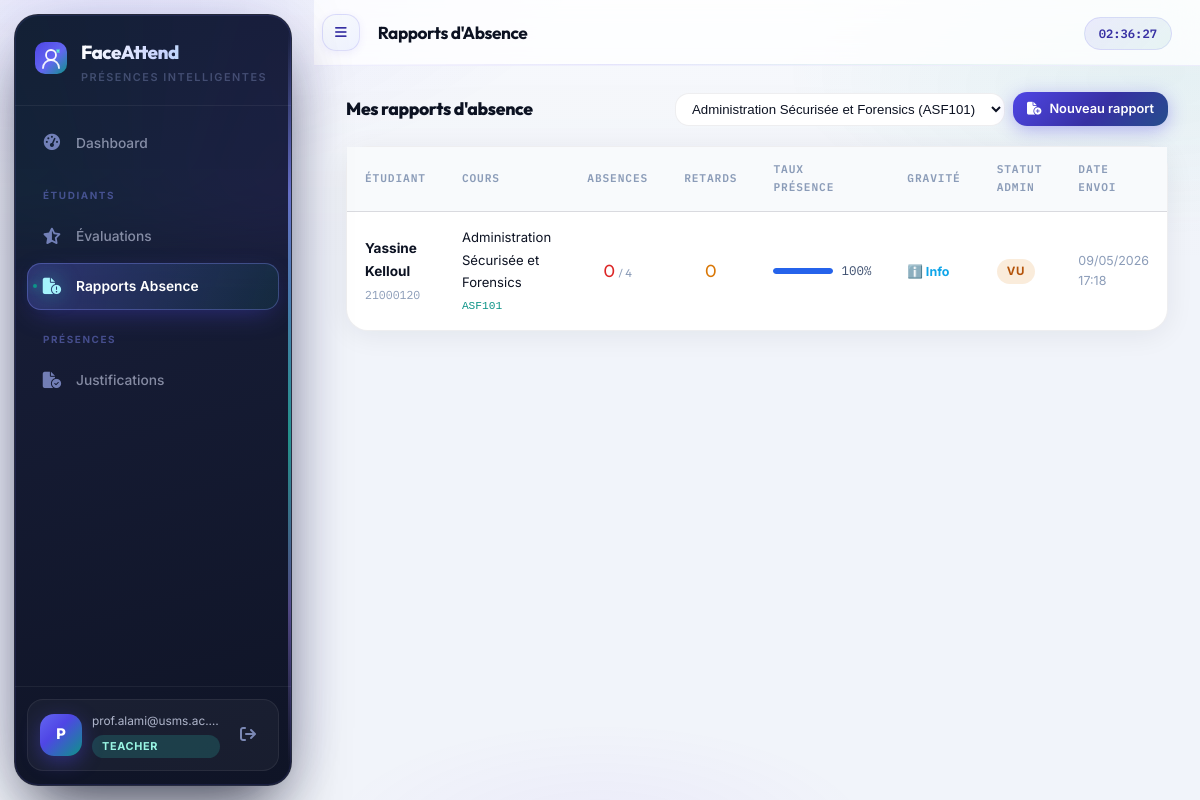
Screenshot of /teacher/absence-reports?course_id=1 (signed in) with the database file from the repository.
### app/models/__init__.py (models this page shows, shortened)
class User(UserMixin, db.Model):
    __tablename__ = "users"
    id           = db.Column(db.Integer, primary_key=True)
    email        = db.Column(db.String(255), unique=True, nullable=False, index=True)
    password_hash= db.Column(db.String(255), nullable=False)
    role         = db.Column(db.Enum(RoleEnum), nullable=False)
    is_active    = db.Column(db.Boolean, default=True)
    consent_given= db.Column(db.Boolean, default=False)          # CNDP
    consent_date = db.Column(db.DateTime)
    failed_logins= db.Column(db.Integer, default=0)
    locked_until = db.Column(db.DateTime)
    created_at   = db.Column(db.DateTime, default=lambda: datetime.now(timezone.utc))
    updated_at   = db.Column(db.DateTime, onupdate=lambda: datetime.now(timezone.utc))
    deleted_at   = db.Column(db.DateTime)   # Soft delete (droit à l'oubli CNDP)
    student_profile = db.relationship("Student", back_populates="user", uselist=False)
    teacher_profile = db.relationship("Teacher", back_populates="user", uselist=False)

class AbsenceReport(db.Model):
    __tablename__ = "absence_reports"
    id          = db.Column(db.Integer, primary_key=True)
    teacher_id  = db.Column(db.Integer, db.ForeignKey("teachers.id"), nullable=False)
    student_id  = db.Column(db.Integer, db.ForeignKey("students.id"), nullable=False)
    course_id   = db.Column(db.Integer, db.ForeignKey("courses.id"),  nullable=False)
    nb_seances          = db.Column(db.Integer, default=0)
    nb_absences         = db.Column(db.Integer, default=0)
    nb_retards          = db.Column(db.Integer, default=0)
    taux_presence       = db.Column(db.Float,   default=0.0)  # 0.0 → 1.0
    periode_debut       = db.Column(db.DateTime)
    periode_fin         = db.Column(db.DateTime)
    commentaire         = db.Column(db.Text)
    gravite             = db.Column(db.Enum(AbsenceGravite),
                                    default=AbsenceGravite.INFO)
    statut              = db.Column(db.Enum(AbsenceReportStatus),
                                    default=AbsenceReportStatus.NOUVEAU)
    created_at          = db.Column(db.DateTime,
                                    default=lambda: datetime.now(timezone.utc))
    admin_note          = db.Column(db.Text)
    admin_treated_at    = db.Column(db.DateTime)
    teacher = db.relationship("Teacher", foreign_keys=[teacher_id])
    student = db.relationship("Student", foreign_keys=[student_id])
    course  = db.relationship("Course",  foreign_keys=[course_id])

class Student(db.Model):
    __tablename__ = "students"
    id              = db.Column(db.Integer, primary_key=True)
    user_id         = db.Column(db.Integer, db.ForeignKey("users.id"), unique=True)
    student_number  = db.Column(db.String(20), unique=True, nullable=False)  # CNE / Matricule
    first_name      = db.Column(db.String(100), nullable=False)
    last_name       = db.Column(db.String(100), nullable=False)
    program         = db.Column(db.String(100))   # Filière
    year_of_study   = db.Column(db.Integer)
    group_name      = db.Column(db.String(50))
    face_encoding_enc  = db.Column(db.LargeBinary)   # AES-GCM ciphertext
    face_encoding_nonce= db.Column(db.LargeBinary)   # 96-bit nonce GCM
    face_encoding_tag  = db.Column(db.LargeBinary)   # 128-bit auth tag GCM
    face_photo_enc     = db.Column(db.LargeBinary)
    face_photo_nonce   = db.Column(db.LargeBinary)
    face_photo_tag     = db.Column(db.LargeBinary)
    face_enrolled_at   = db.Column(db.DateTime)
    pseudonym          = db.Column(db.String(64), unique=True)  # Pseudonymisation CNDP
    user        = db.relationship("User", back_populates="student_profile")
    attendances = db.relationship("Attendance", back_populates="student", lazy="dynamic")
    enrollments = db.relationship("Enrollment",  back_populates="student", lazy="dynamic")
    @property
    def full_name(self):
        return f"{self.first_name} {self.last_name}"

class Course(db.Model):
    __tablename__ = "courses"
    id          = db.Column(db.Integer, primary_key=True)
    teacher_id  = db.Column(db.Integer, db.ForeignKey("teachers.id"))
    name        = db.Column(db.String(150), nullable=False)
    code        = db.Column(db.String(20), unique=True, nullable=False)
    description = db.Column(db.Text)
    credits     = db.Column(db.Integer, default=3)
    room        = db.Column(db.String(50))
    is_active   = db.Column(db.Boolean, default=True)
    teacher     = db.relationship("Teacher", back_populates="courses")
    sessions    = db.relationship("Session", back_populates="course", lazy="dynamic")
    enrollments = db.relationship("Enrollment", back_populates="course", lazy="dynamic")

### app/api/teacher.py (the view)
@teacher_bp.route("/absence-reports")
@teacher_required
def absence_reports():
    teacher   = Teacher.query.filter_by(user_id=current_user.id).first_or_404()
    courses   = teacher.courses.filter_by(is_active=True).all()
    course_id = request.args.get("course_id", type=int)
    query = AbsenceReport.query.filter_by(teacher_id=teacher.id)
    if course_id:
        query = query.filter_by(course_id=course_id)
    reports = query.order_by(AbsenceReport.created_at.desc()).all()
    return render_template("teacher/absence_reports.html",
                           teacher=teacher,
                           reports=reports,
                           courses=courses,
                           selected_course=course_id)

### app/api/teacher.py (called while the page is built)
def teacher_required(f):
    @wraps(f)
    @login_required
    def decorated(*args, **kwargs):
        if current_user.role not in (RoleEnum.TEACHER, RoleEnum.ADMIN):
            flash("Accès enseignants uniquement.", "danger")
            return redirect(url_for("auth.login"))
        return f(*args, **kwargs)
    return decorated

### frontend/templates/teacher/absence_reports.html (shortened to what this page needs)
{% extends "base.html" %}
{% block page_title %}Rapports d'Absence{% endblock %}
{% block content %}
<div class="section-header" style="display:flex;align-items:center;justify-content:space-between;margin-bottom:20px">
  <h2 style="font-family:var(--font-head);font-size:1.1rem">Mes rapports d'absence</h2>
  <div style="display:flex;gap:8px;align-items:center;flex-wrap:wrap">
    <form method="GET" style="display:flex;gap:8px">
      <select name="course_id" onchange="this.form.submit()"
              style="padding:7px 12px;background:var(--bg-2);border:1px solid var(--border-2);
                     border-radius:var(--radius);color:var(--text);font-size:.83rem;outline:none">
        {% for c in courses %}
        <option value="{{ c.id }}" {% if selected_course == c.id %}selected{% endif %}>
          {{ c.name }} ({{ c.code }})
        </option>
        {% endfor %}
      </select>
    </form>
    <a href="{{ url_for('teacher.absence_report_new') }}" class="btn btn--primary btn--sm">
      <i class="fas fa-file-circle-plus"></i> Nouveau rapport
    </a>
  </div>
</div>
{% if reports %}
<div class="card" style="padding:0">
  <table>
    <thead>
      <tr>
        <th>Étudiant</th>
        <th>Cours</th>
        <th>Absences</th>
        <th>Retards</th>
        <th>Taux présence</th>
        <th>Gravité</th>
        <th>Statut admin</th>
        <th>Date envoi</th>
      </tr>
    </thead>
    <tbody>
      {% for r in reports %}
      {% set grav_color = '#dc2626' if r.gravite.value=='critique' else '#d97706' if r.gravite.value=='attention' else '#0ea5e9' %}
      <tr>
        <td>
          <strong style="font-size:.85rem">{{ r.student.full_name }}</strong><br>
          <span style="font-family:var(--font-mono);font-size:.72rem;color:var(--text-3)">
            {{ r.student.student_number }}
          </span>
        </td>
        <td>
          <span style="font-size:.82rem">{{ r.course.name }}</span><br>
          <code style="font-size:.7rem;color:var(--accent-2)">{{ r.course.code }}</code>
        </td>
        <td style="text-align:center;font-family:var(--font-head);font-size:1.1rem;color:var(--danger)">
          {{ r.nb_absences }}
          <span style="font-size:.7rem;color:var(--text-3)">/ {{ r.nb_seances }}</span>
        </td>
        <td style="text-align:center;font-family:var(--font-head);font-size:1.1rem;color:#d97706">
          {{ r.nb_retards }}
        </td>
        <td>
          {% set pct = (r.taux_presence * 100)|round|int %}
          <div style="display:flex;align-items:center;gap:8px">
            <div style="width:60px;height:6px;background:var(--bg-3);border-radius:3px;overflow:hidden">
              <div style="height:100%;width:{{ pct }}%;border-radius:3px;
                          background:{{ '#2563eb' if pct >= 75 else '#d97706' if pct >= 50 else '#dc2626' }}">
              </div>
            </div>
            <span style="font-family:var(--font-mono);font-size:.78rem;color:var(--text-2)">{{ pct }}%</span>
          </div>
        </td>
        <td>
          <span style="font-size:.78rem;font-weight:700;color:{{ grav_color }}">
            {% if r.gravite.value == 'critique' %}🔴 Critique
            {% elif r.gravite.value == 'attention' %}⚠️ Attention
            {% else %}ℹ️ Info{% endif %}
          </span>
        </td>
        <td>
          {% if r.statut.value == 'nouveau' %}
            <span class="badge badge--absent" style="font-size:.72rem">Nouveau</span>
          {% elif r.statut.value == 'vu' %}
            <span class="badge" style="background:rgba(217,119,6,.14);color:#b45309;font-size:.72rem">Vu</span>
          {% else %}
            <span class="badge badge--present" style="font-size:.72rem">Traité</span>
          {% endif %}
        </td>
        <td style="font-size:.78rem;color:var(--text-3)">
          {{ r.created_at.strftime('%d/%m/%Y') }}<br>
          {{ r.created_at.strftime('%H:%M') }}
        </td>
      </tr>
      {% endfor %}
    </tbody>
  </table>
</div>
{% endif %}
{% endblock %}

### frontend/templates/base.html (shortened to what this page needs)
<!DOCTYPE html>
<html lang="fr">
<head>
  <link rel="stylesheet" href="https://cdnjs.cloudflare.com/ajax/libs/font-awesome/6.6.0/css/all.min.css"/>
  <link rel="stylesheet" href="{{ url_for('static', filename='css/main.css') }}"/>
</head>
<body>
{% if current_user.is_authenticated %}
<aside class="sidebar" id="sidebar" aria-label="Navigation principale">
  <div class="sidebar__aurora" aria-hidden="true"></div>
  <div class="sidebar__rail" aria-hidden="true"></div>
  <div class="sidebar__brand">
    <span class="sidebar__logo">
    </span>
    <div class="sidebar__brand-text">
      <span class="sidebar__name">FaceAttend</span>
      <span class="sidebar__tagline">Présences intelligentes</span>
    </div>
  </div>
  <nav class="sidebar__nav">
    {% if current_user.role.value == 'admin' %}
      <a href="{{ url_for('admin.dashboard') }}"
         class="nav-item {% if request.endpoint == 'admin.dashboard' %}active{% endif %}">
        <i class="fas fa-chart-pie"></i><span>Dashboard</span>
      </a>
      <div class="nav-separator">Utilisateurs</div>
      <a href="{{ url_for('admin.students') }}"
         class="nav-item {% if 'students' in request.path and 'edit' not in request.path %}active{% endif %}">
        <i class="fas fa-users"></i><span>Étudiants</span>
      </a>
      <a href="{{ url_for('admin.teachers') }}"
         class="nav-item {% if 'teachers' in request.path and 'edit' not in request.path %}active{% endif %}">
        <i class="fas fa-chalkboard-user"></i><span>Professeurs</span>
      </a>
      <div class="nav-separator">Pédagogie</div>
      <a href="{{ url_for('admin.courses') }}"
         class="nav-item {% if 'courses' in request.path %}active{% endif %}">
        <i class="fas fa-book-open"></i><span>Matières</span>
      </a>
      <div class="nav-separator">Suivi</div>
      <a href="{{ url_for('admin.evaluations') }}"
         class="nav-item {% if 'evaluations' in request.path %}active{% endif %}">
        <i class="fas fa-star-half-stroke"></i><span>Évaluations</span>
      </a>
      <a href="{{ url_for('admin.absence_reports') }}"
         class="nav-item {% if 'absence-reports' in request.path %}active{% endif %}">
        <i class="fas fa-file-circle-exclamation"></i><span>Rapports Absence</span>
      </a>
      <a href="{{ url_for('admin.at_risk') }}"
         class="nav-item {% if 'at-risk' in request.path %}active{% endif %}">
        <i class="fas fa-triangle-exclamation"></i><span>Décrochage</span>
      </a>
      <div class="nav-separator">Exports</div>
      <a href="{{ url_for('admin.export_report') }}" class="nav-item">
        <i class="fas fa-file-excel"></i><span>Export Global</span>
      </a>
    {% elif current_user.role.value == 'teacher' %}
      <a href="{{ url_for('teacher.dashboard') }}"
         class="nav-item {% if request.endpoint == 'teacher.dashboard' %}active{% endif %}">
        <i class="fas fa-gauge-high"></i><span>Dashboard</span>
      </a>
      <div class="nav-separator">Étudiants</div>
      <a href="{{ url_for('teacher.evaluations') }}"
         class="nav-item {% if 'evaluations' in request.path %}active{% endif %}">
        <i class="fas fa-star-half-stroke"></i><span>Évaluations</span>
      </a>
      <a href="{{ url_for('teacher.absence_reports') }}"
         class="nav-item {% if 'absence-reports' in request.path %}active{% endif %}">
        <i class="fas fa-file-circle-exclamation"></i><span>Rapports Absence</span>
      </a>
      <div class="nav-separator">Présences</div>
      <a href="{{ url_for('teacher.justifications') }}"
         class="nav-item {% if 'justifications' in request.path %}active{% endif %}">
        <i class="fas fa-file-circle-check"></i><span>Justifications</span>
      </a>
    {% endif %}
  </nav>
  <div class="sidebar__footer">
    <div class="sidebar__user-card">
      <div class="avatar">{{ current_user.email[0].upper() }}</div>
      <div class="sidebar__user-info">
        <span class="sidebar__user-email">{{ current_user.email }}</span>
        <span class="sidebar__user-role badge badge--{{ current_user.role.value }}">{{ current_user.role.value }}</span>
      </div>
      <a href="{{ url_for('auth.logout') }}" class="btn-logout" title="Déconnexion">
        <i class="fas fa-arrow-right-from-bracket"></i>
      </a>
    </div>
  </div>
</aside>
<main class="main-content">
  <header class="topbar">
    <button class="topbar__toggle" onclick="document.getElementById('sidebar').classList.toggle('collapsed')">
      <i class="fas fa-bars"></i>
    </button>
    <h1 class="topbar__title">{% block page_title %}{% endblock %}</h1>
    <div class="topbar__right">
      <span class="topbar__time" id="clock"></span>
    </div>
  </header>
  <div class="page-body">
    {% block content %}{% endblock %}
  </div>
</main>
{% else %}
  {% block auth_content %}{% endblock %}
{% endif %}
</body>
</html>

### rows the page displays
User: email "P", email "prof.alami@usms.ac.…", role.value "TEACHER"
AbsenceReport: student.full_name "Yassine Kelloul", student.student_number "21000120", course.name "Administration Sécurisée et Forensics", course.code "ASF101", nb_absences "0", nb_seances "4", nb_retards "0", pct "100", gravite "ℹ️ Info", statut "VU", created_at "09/05/2026", created_at "17:18"

### other values shown
form field course_id "Administration Sécurisée et Forensics (ASF101)"
